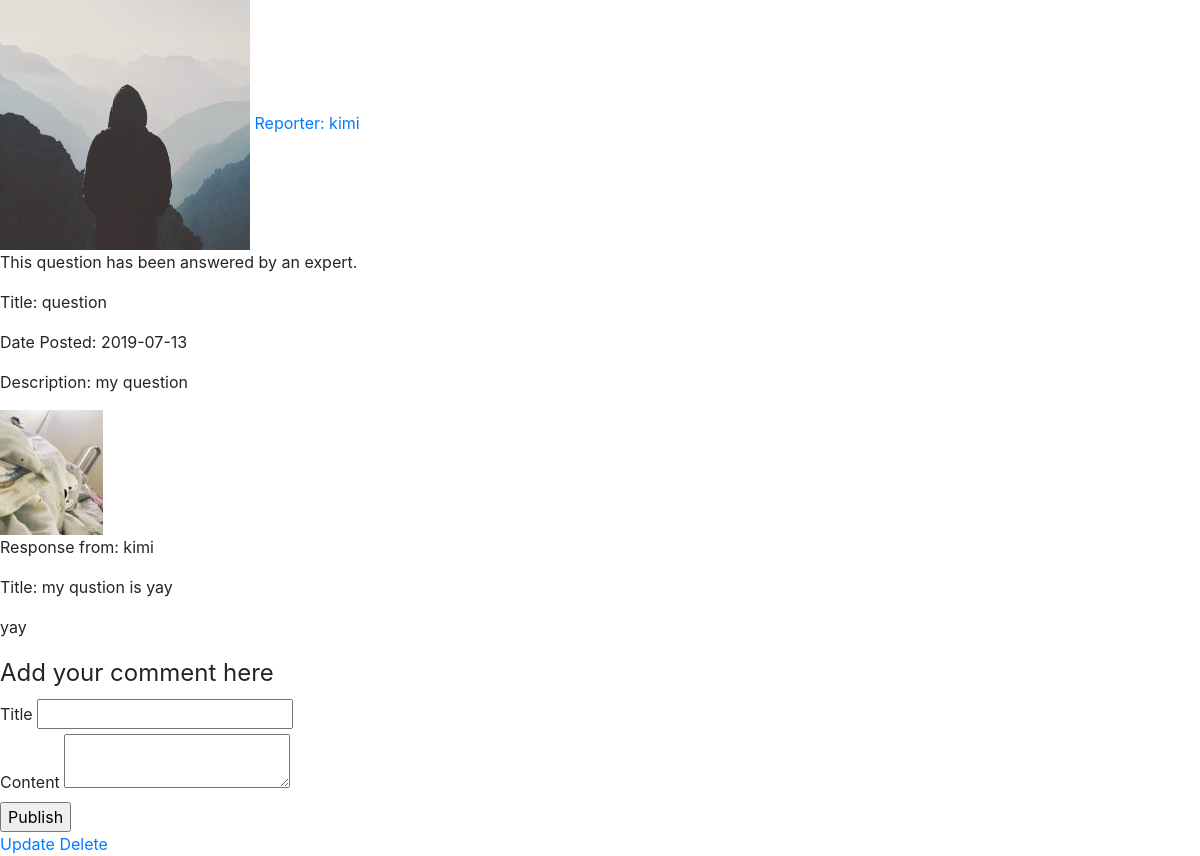
Screenshot of /post/4 (signed in) with the database file from the repository.
### flaskblog/models.py (models this page shows, shortened)
class User(db.Model, UserMixin):
	id = db.Column(db.Integer, primary_key=True)
	username = db.Column(db.String(20), unique=True, nullable=False)
	email = db.Column(db.String(120), unique=True, nullable=False)
	image_file = db.Column(db.String(20), nullable=False, default='default.jpg')
	password = db.Column(db.String(60), nullable=False)
	level = db.Column(db.String(20), nullable=False)
	posts = db.relationship('Post', backref='student', lazy=True )
	memberof = db.relationship('Clubs', secondary=membership, backref=db.backref('members', lazy='dynamic'))

class Post(db.Model):
	id = db.Column(db.Integer, primary_key=True)
	assignment = db.Column(db.String(20), nullable=False, default="m")
	grade = db.Column(db.String(20), nullable=False)
	date_posted = db.Column(db.DateTime, nullable=False, default=datetime.utcnow)
	attached_image = db.Column(db.String(20))
	posttype = db.Column(db.String(20), nullable=False)
	newstype = db.Column(db.String(20))
	clubtype = db.Column(db.String(20))
	reviewedornot = db.Column(db.Boolean, default=False)
	quirk = db.Column(db.String(20), nullable=False)
	user_id = db.Column(db.Integer, db.ForeignKey('user.id'), nullable=False)

class Comment(db.Model):
	id = db.Column(db.Integer, primary_key=True)
	commenter = db.Column(db.String(20), nullable=False)
	commenttitle = db.Column(db.String(20))
	comment = db.Column(db.String(500), nullable=False)
	reference = db.Column(db.String(20), nullable=False)

### flaskblog/routes.py (the view, shortened to what this page needs)
@app.route("/post/<int:post_id>", methods=['GET', 'POST'])
@login_required
def post(post_id):
	post = Post.query.get_or_404(post_id)
	page = request.args.get('page', 1, type=int)
	comments = Comment.query.filter_by(reference=post.quirk).paginate(page=page, per_page=5)
	form = AnswerForm()
	post.posttype = str(post.posttype)
	if post.posttype == "Report" or post.posttype == "Announcement":
		return render_template("post.html", title=post.assignment, post=post)
	elif post.posttype == "Injury":
		return render_template("injurypost.html", title=post.assignment, post=post)
	elif post.posttype == "Question":
		return render_template("studypost.html", title=post.assignment, post=post, comments=comments, legend="Add your comment here", form=form)

### flaskblog/forms.py
class AnswerForm(FlaskForm):
	title = StringField("Title", validators=[DataRequired()])
	content = TextAreaField("Content", validators=[DataRequired()])
	submit = SubmitField("Publish")

### flaskblog/models.py (called while the page is built)
@login_manager.user_loader
def load_user(user_id):
	return User.query.get(int(user_id))

### flaskblog/templates/studypost.html (shortened to what this page needs)
{% extends "layout.html" %}
{% block content %}
		<img src="{{ url_for('static', filename='profile_pics/' + post.student.image_file) }}">
		<a href="{{ url_for('user_posts', username=post.student.username) }}">Reporter: {{ post.student.username }}</a>
		{% if post.reviewedornot == True %}
			<p>This question has been answered by an expert.</p>
		{% endif %}
		<p>Title: {{ post.assignment }}</p>
		<p>Date Posted: {{ post.date_posted.strftime('%Y-%m-%d') }}</p>
		<p>Description: {{ post.grade }}</p>
		{% if post.attached_image %}
			<img src="{{ url_for('static', filename='attachment_pics/' + post.attached_image) }}">
		{% endif %}
		{% for comment in comments.items %}
			<P>Response from: {{ comment.commenter }}</P>
			<p>Title: {{ comment.commenttitle }}</p>
			<p>{{ comment.comment }}</p>
		{% endfor %}
		<form method="POST" action="" enctype="multipart/form-data">
			<fieldset>
				<legend>{{ legend }}</legend>
				<div>
					{{ form.title.label }}
					{{ form.title }}
				</div>
				<div>
					{{ form.content.label }}
					{{ form.content }}
				</div>
			</fieldset>
			<div>
				{{ form.submit }}
			</div>
		</form>
		{% if post.student == current_user %}
			<a href="{{ url_for('update_post', post_id=post.id) }}">Update</a>
			<a href="{{ url_for('delete_post', post_id=post.id) }}">Delete</a>
		{% endif %}
{% endblock %}

### rows the page displays
User: image_file (placeholder picture), student.username "kimi"
Post: assignment "question", date_posted "2019-07-13", grade "my question", attached_image (picture)
Comment: commenter "kimi", commenttitle "my qustion is yay", comment "yay"

### other values shown
{{ legend }} "Add your comment here"
